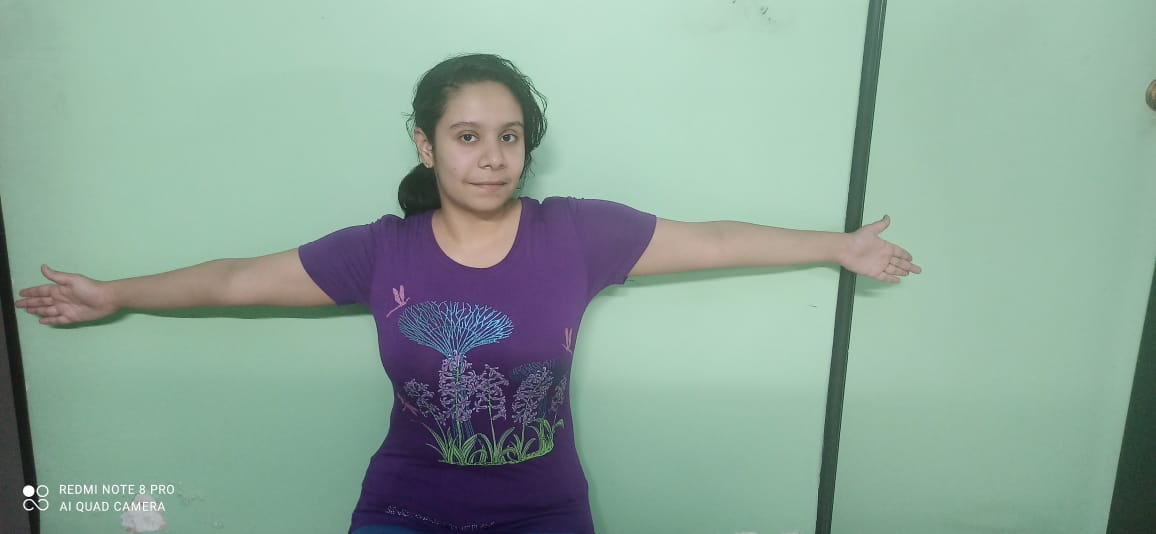
#> input picture Phase2_Body-Measurement/Body-Measurement/Images/riya_arm.jpeg, 1156 x 534 px
$ python experiment.py --image1 ../Images/riya_arm.jpeg --image2 ../Images/riya_chess.jpeg --image3 ../Images/riya_chess.jpeg --affine_mode ../Images/riya_chess.jpeg   (Python 2 division)
#> lines starting #> are read from the running program, lines starting #| are printed output that depends on the picture
import argparse
import cv2
import numpy as np
import matplotlib.pyplot as plt
import math
import sys
import segment

refPt = []
r1=5
r2=2
ref_ht=2.84
rectangle_row=9
rectangle_col=6
criteria = (cv2.TERM_CRITERIA_EPS + cv2.TERM_CRITERIA_MAX_ITER, 30, 0.001)
metre_pixel_x=0
metre_pixel_y=0
window_name1="image"

# [68 lines left out: functions squ_point, click_and_crop, get_distance, get_points, get_real_world_distance, get_waist, not called in this run]

def chess_board_corners(image,gray,r):
	square_size=int(r+1)
	ret, corners = cv2.findChessboardCorners(image, (rectangle_row,rectangle_col),None)
	corners2 = cv2.cornerSubPix(gray,corners,(11,11),(-1,-1),criteria)
	coordinates=[]
	coordinates.append((corners2[0,0,0],corners2[0,0,1]))
	coordinates.append((corners2[square_size-1,0,0],corners2[square_size-1,0,1]))
	coordinates.append((corners2[rectangle_row*(square_size-1),0,0],corners2[rectangle_row*(square_size-1),0,1]))
	coordinates.append((corners2[rectangle_row*(square_size-1)+square_size-1,0,0],corners2[rectangle_row*(square_size-1)+square_size-1,0,1]))
	return coordinates

# [100 lines left out: functions affine_correct_params, affine_correct, grub_cut, drawCircle, getHeadPoint, first_sharp_fall and 1 more, not called in this run]

def analyze_chessboard(image,affine_correct_flag):
	clone = image.copy()
	gray = cv2.cvtColor(image,cv2.COLOR_BGR2GRAY)
	cv2.setMouseCallback(window_name1, click_and_crop)

	dst=np.copy(image)
	affine_correct_parameters=None
	if (affine_correct_flag=='True'):
		affine_correct_parameters=affine_correct_params(dst)

	gray2 = cv2.cvtColor(dst,cv2.COLOR_BGR2GRAY)
	temp=chess_board_corners(dst,gray2,r2)

	ret, corners = cv2.findChessboardCorners(dst, (rectangle_row,rectangle_col),None)
	corners2 = cv2.cornerSubPix(gray2,corners,(11,11),(-1,-1),criteria)
	dst = cv2.drawChessboardCorners(dst, (9,6), corners2, ret)

	metre_pixel_x=(r2*ref_ht)/(abs(temp[0][0]-temp[1][0]))
	metre_pixel_y=(r2*ref_ht)/(abs(temp[0][1]-temp[2][1]))

	coordinate=[temp[0],temp[1]]
	sep=((coordinate[1][0]-coordinate[0][0])/6.0)*9.0

	coordinate[0]=(max(0,int(coordinate[0][0]-2*sep)),0)
	coordinate[1]=(min(dst.shape[1],int(coordinate[1][0]+3.5*sep)),dst.shape[0])
	return metre_pixel_x,metre_pixel_y,coordinate,affine_correct_parameters

def getDistance(p1,p2):
	return (p1[0]-p2[0],p1[1]-p2[1])

def pixel_to_distance(p1,mx,my):
	return math.sqrt((p1[0]*mx)**2+(p1[1]*my)**2)


# [64 lines left out: function measure_distance, not called in this run]

def main():

	ap = argparse.ArgumentParser()
	ap.add_argument("-i1", "--image1", required=True, help="Path to the checkboard_image")
	ap.add_argument("-i2", "--image2", required=True, help="Path to the arm_spread_image")
	ap.add_argument("-i3", "--image3", required=True, help="Path to the waist_image")
	ap.add_argument("-a", "--affine_mode", required=True, help="To perform Affine Corrections")
	args = vars(ap.parse_args())

	# load the image, clone it, and setup the mouse callback function
	image = cv2.imread(args["image1"])
#> image is the input picture: shape (534, 1156, 3); mean B, G, R 154, 166.3, 140.9
	image22 = np.copy(image)
	arm_spread_image=cv2.imread(args["image2"])
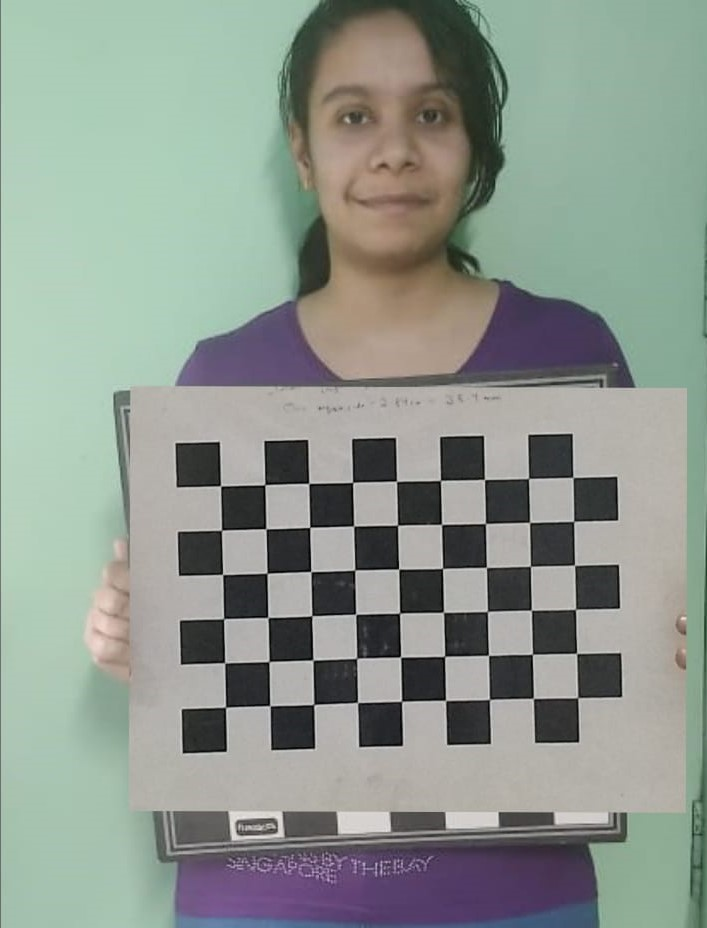
#> input picture Phase2_Body-Measurement/Body-Measurement/Images/riya_chess.jpeg, 707 x 928 px
#> arm_spread_image is the input picture: shape (928, 707, 3); mean B, G, R 142.7, 151.3, 142
	waist_image = cv2.imread(args["image3"])

	affine_correct_flag= (args["affine_mode"])

	metre_pixel_x,metre_pixel_y,coordinate,affine_correct_parameters=analyze_chessboard(image,affine_correct_flag)
#> in analyze_chessboard, `gray = cv2.cvtColor(image,cv2.COLOR_BGR2GRAY)`:
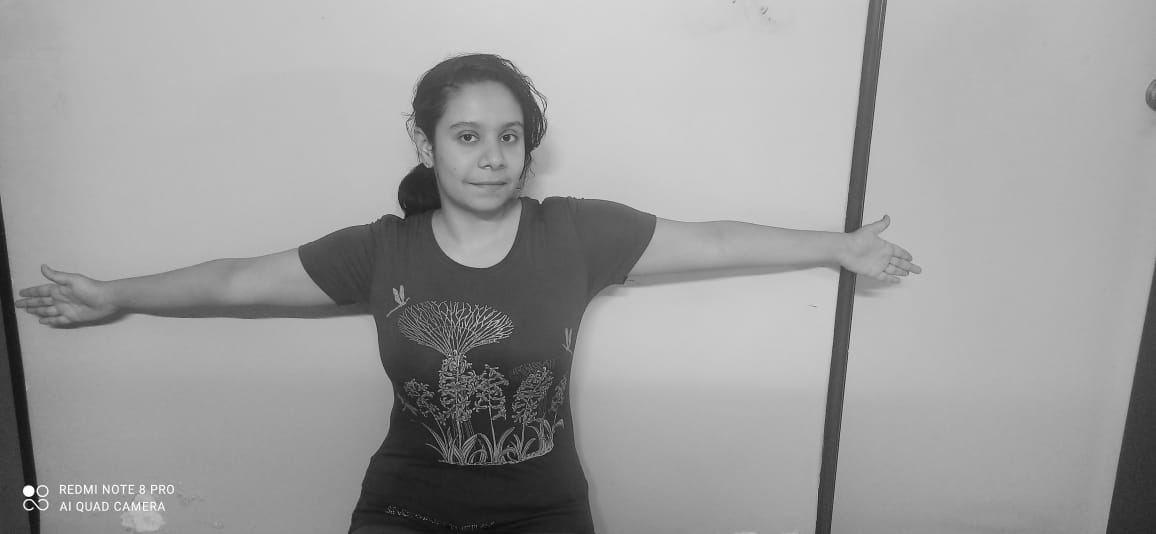
#> gray: shape (534, 1156); min 0, max 255, mean 157.3
#> in chess_board_corners, `ret, corners = cv2.findChessboardCorners(image, (rectangle_row,rectang..`: ret = False; corners = None

	segmented_image=segment.segmenter(image)
	print "Segmentation Completed 1"

	segmented_arm_image=segment.segmenter(arm_spread_image)
	print "Segmentation Completed 2"

	image2=affine_correct(image,affine_correct_parameters)
	image2=cv2.rectangle(image2,(coordinate[0][0],coordinate[0][1]),(coordinate[1][0],coordinate[1][1]),(255,0,0),3)

	block_cut = np.zeros(segmented_image.shape)
	block_cut[coordinate[0][1]:coordinate[1][1],coordinate[0][0]:coordinate[1][0]] = 1
	segmented_image=segmented_image*block_cut

	if(affine_correct_flag=='True'):
		image2=affine_correct(image,affine_correct_parameters)
		cv2.imwrite('affine_correction_3.jpg',np.concatenate((image,image2),axis=1))
		arm_spread_image=affine_correct(arm_spread_image,affine_correct_parameters)
		waist_image=affine_correct(waist_image,affine_correct_parameters)
		segmented_image=affine_correct(segmented_image,affine_correct_parameters)
		print "Affine Corrected"

	measure_distance(segmented_image,segmented_arm_image,arm_spread_image,waist_image,image22,metre_pixel_x,metre_pixel_y)

if __name__=="__main__":
#> (the run stopped early here; a loop or call above may not have finished)
